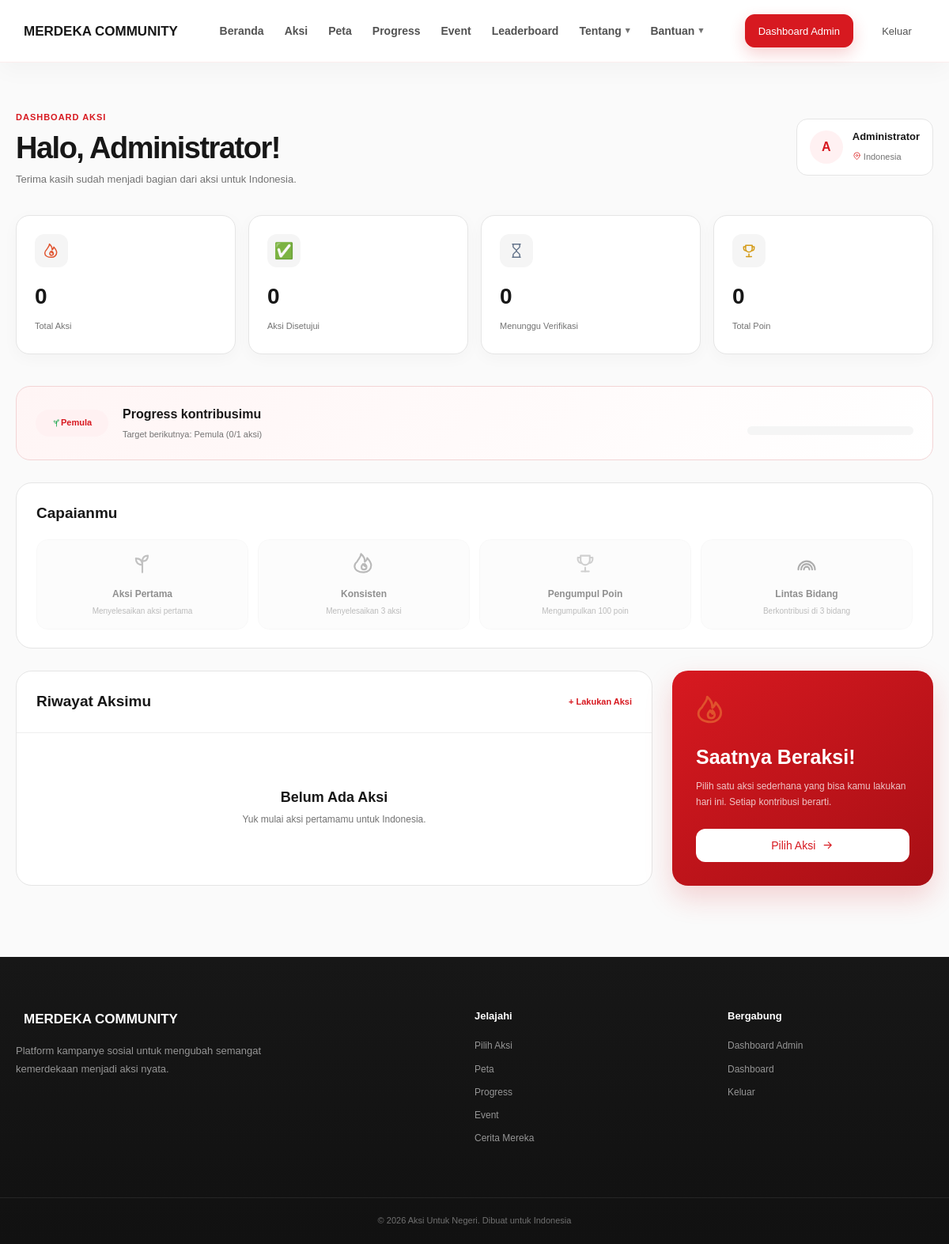
/dashboard.php (signed in), run on the app's committed database.
### tables this page shows
CREATE TABLE `users` (
  `id` int NOT NULL,
  `nama` varchar(100) NOT NULL,
  `email` varchar(100) NOT NULL,
  `password` varchar(255) NOT NULL,
  `role` enum('user','admin') DEFAULT 'user',
  `daerah` varchar(100) DEFAULT NULL,
  `tanggal_daftar` timestamp NULL DEFAULT CURRENT_TIMESTAMP
);

### dashboard.php (the view, shortened to what this page needs)
<?php
require_once "config/database.php";
$userId = (int) $_SESSION['user_id'];
$stmtUser = mysqli_prepare(
    $conn,
    "SELECT id, nama, email, daerah, role
     FROM users
     WHERE id = ?
     LIMIT 1"
);
mysqli_stmt_bind_param(
    $stmtUser,
    "i",
    $userId
);
mysqli_stmt_execute($stmtUser);
$resultUser =
    mysqli_stmt_get_result($stmtUser);
$user =
    mysqli_fetch_assoc($resultUser);
$stmtTotal = mysqli_prepare(
    $conn,
    "SELECT COUNT(*) AS total
     FROM aksi_user
     WHERE user_id = ?"
);
mysqli_stmt_bind_param(
    $stmtTotal,
    "i",
    $userId
);
mysqli_stmt_execute($stmtTotal);
$resultTotal =
    mysqli_stmt_get_result($stmtTotal);
$dataTotal =
    mysqli_fetch_assoc($resultTotal);
$totalAksi =
    (int) $dataTotal['total'];
$stmtApproved = mysqli_prepare(
    $conn,
    "SELECT COUNT(*) AS total
     FROM aksi_user
     WHERE user_id = ?
     AND status = 'disetujui'"
);
mysqli_stmt_bind_param(
    $stmtApproved,
    "i",
    $userId
);
mysqli_stmt_execute($stmtApproved);
$resultApproved =
    mysqli_stmt_get_result($stmtApproved);
$dataApproved =
    mysqli_fetch_assoc($resultApproved);
$totalDisetujui =
    (int) $dataApproved['total'];
$stmtPending = mysqli_prepare(
    $conn,
    "SELECT COUNT(*) AS total
     FROM aksi_user
     WHERE user_id = ?
     AND status = 'pending'"
);
mysqli_stmt_bind_param(
    $stmtPending,
    "i",
    $userId
);
mysqli_stmt_execute($stmtPending);
$resultPending =
    mysqli_stmt_get_result($stmtPending);
$dataPending =
    mysqli_fetch_assoc($resultPending);
$totalPending =
    (int) $dataPending['total'];
$stmtPoin = mysqli_prepare(
    $conn,
    "SELECT COALESCE(SUM(aksi.poin), 0) AS total_poin
     FROM aksi_user
     INNER JOIN aksi
        ON aksi_user.aksi_id = aksi.id
     WHERE aksi_user.user_id = ?
     AND aksi_user.status = 'disetujui'"
);
mysqli_stmt_bind_param(
    $stmtPoin,
    "i",
    $userId
);
mysqli_stmt_execute($stmtPoin);
$resultPoin =
    mysqli_stmt_get_result($stmtPoin);
$dataPoin =
    mysqli_fetch_assoc($resultPoin);
$totalPoin =
    (int) $dataPoin['total_poin'];
$stmtCategories = mysqli_prepare(
    $conn,
    "SELECT COUNT(DISTINCT aksi.kategori_id) AS total
     FROM aksi_user
     INNER JOIN aksi
        ON aksi_user.aksi_id = aksi.id
     WHERE aksi_user.user_id = ?
     AND aksi_user.status = 'disetujui'"
);
mysqli_stmt_bind_param(
    $stmtCategories,
    "i",
    $userId
);
mysqli_stmt_execute($stmtCategories);
$dataCategories =
    mysqli_fetch_assoc(mysqli_stmt_get_result($stmtCategories));
$totalCategories =
    (int) $dataCategories['total'];
$badges = [
    [
        'icon' => '🌱',
        'label' => 'Aksi Pertama',
        'description' => 'Menyelesaikan aksi pertama',
        'unlocked' => $totalDisetujui >= 1,
    ],
    [
        'icon' => '🔥',
        'label' => 'Konsisten',
        'description' => 'Menyelesaikan 3 aksi',
        'unlocked' => $totalDisetujui >= 3,
    ],
    [
        'icon' => '🏆',
        'label' => 'Pengumpul Poin',
        'description' => 'Mengumpulkan 100 poin',
        'unlocked' => $totalPoin >= 100,
    ],
    [
        'icon' => '🌈',
        'label' => 'Lintas Bidang',
        'description' => 'Berkontribusi di 3 bidang',
        'unlocked' => $totalCategories >= 3,
    ],
];
$milestones = [
    ['target' => 1, 'label' => 'Pemula', 'icon' => '🌱'],
    ['target' => 3, 'label' => 'Relawan', 'icon' => '🔥'],
    ['target' => 5, 'label' => 'Aktivis', 'icon' => '🏅'],
    ['target' => 10, 'label' => 'Pejuang', 'icon' => '👑'],
];
$currentLevel = $milestones[0];
$nextMilestone = $milestones[0];
foreach ($milestones as $index => $milestone) {
    if ($totalDisetujui >= $milestone['target']) {
        $currentLevel = $milestone;
        $nextMilestone = $milestones[$index + 1] ?? null;
    } else {
        $nextMilestone = $milestone;
        break;
    }
}
$levelLabel = $currentLevel['label'];
$levelIcon = $currentLevel['icon'];
if ($nextMilestone !== null && $totalDisetujui < $nextMilestone['target']) {
    $nextGoalText = 'Target berikutnya: ' . $nextMilestone['label'] . ' (' . $totalDisetujui . '/' . $nextMilestone['target'] . ' aksi)';
} else {
    $nextGoalText = 'Kamu sudah mencapai level tertinggi!';
}
$stmtHistory = mysqli_prepare(
    $conn,
    "SELECT
        aksi_user.id,
        aksi_user.daerah,
        aksi_user.tanggal_aksi,
        aksi_user.status,
        aksi.nama_aksi,
        aksi.poin,
        kategori.nama_kategori,
        kategori.icon
     FROM aksi_user
     INNER JOIN aksi
        ON aksi_user.aksi_id = aksi.id
     INNER JOIN kategori
        ON aksi.kategori_id = kategori.id
     WHERE aksi_user.user_id = ?
     ORDER BY aksi_user.id DESC
     LIMIT 8"
);
mysqli_stmt_bind_param(
    $stmtHistory,
    "i",
    $userId
);
mysqli_stmt_execute($stmtHistory);
$resultHistory =
    mysqli_stmt_get_result($stmtHistory);
?>
<!DOCTYPE html>
<html lang="id">
<head>
    <link
        rel="stylesheet"
        href="assets/css/style.css"
    >
    <link rel="stylesheet" href="assets/css/pages.css">
</head>
<body class="dashboard-page">
<?php
require __DIR__ . '/includes/navbar.php';
?>
<main class="dashboard-main">
    <div class="container">
        <div class="dashboard-header">
            <div class="dashboard-welcome">
                <small>
                     DASHBOARD AKSI
                </small>
                <h1>
                    Halo, <?= htmlspecialchars($user['nama']) ?>!
                </h1>
                <p>
                    Terima kasih sudah menjadi bagian
                    dari aksi untuk Indonesia.
                </p>
            </div>
            <div class="dashboard-profile">
                <div class="profile-avatar">
                    <?= strtoupper(
                        substr($user['nama'], 0, 1)
                    ) ?>
                </div>
                <div class="profile-info">
                    <strong>
                        <?= htmlspecialchars($user['nama']) ?>
                    </strong>
                    <span>
                        📍 <?= htmlspecialchars(
                            $user['daerah'] ?: 'Indonesia'
                        ) ?>
                    </span>
                </div>
            </div>
        </div>
        <div class="dashboard-stats">
            <div class="dashboard-stat">
                <div class="dashboard-stat-icon">
                </div>
                <strong>
                    <?= $totalAksi ?>
                </strong>
                <span>
                    Total Aksi
                </span>
            </div>
            <div class="dashboard-stat">
                <div class="dashboard-stat-icon">
                    ✅
                </div>
                <strong>
                    <?= $totalDisetujui ?>
                </strong>
                <span>
                    Aksi Disetujui
                </span>
            </div>
            <div class="dashboard-stat">
                <div class="dashboard-stat-icon">
                </div>
                <strong>
                    <?= $totalPending ?>
                </strong>
                <span>
                    Menunggu Verifikasi
                </span>
            </div>
            <div class="dashboard-stat">
                <div class="dashboard-stat-icon">
                </div>
                <strong>
                    <?= $totalPoin ?>
                </strong>
                <span>
                    Total Poin
                </span>
            </div>
        </div>
        <div class="dashboard-progress">
            <div class="progress-badge">
                <?= $levelIcon ?> <?= $levelLabel ?>
            </div>
            <div class="progress-copy">
                <strong>
                    Progress kontribusimu
                </strong>
                <small>
                    <?= htmlspecialchars($nextGoalText) ?>
                </small>
            </div>
            <div class="progress-bar" aria-label="Progress pencapaian pengguna">
            </div>
        </div>
        <section class="badge-panel">
            <h2>Capaianmu</h2>
            <div class="badge-grid">
                <?php foreach ($badges as $badge): ?>
                    <div class="badge-item <?= $badge['unlocked'] ? '' : 'locked' ?>">
                        <div class="badge-icon">
                        </div>
                        <strong>
                            <?= htmlspecialchars($badge['label']) ?>
                        </strong>
                        <small>
                            <?= htmlspecialchars($badge['description']) ?>
                        </small>
                    </div>
                <?php endforeach; ?>
            </div>
        </section>
        <div class="dashboard-content">
            <div class="dashboard-panel">
                <div class="panel-header">
                    <h2>
                        Riwayat Aksimu
                    </h2>
                    <a href="pages/aksi.php">
                        + Lakukan Aksi
                    </a>
                </div>
                <?php if (
                    mysqli_num_rows($resultHistory) > 0
                ): ?>
                    <?php while (
                        $history =
                            mysqli_fetch_assoc(
                                $resultHistory
                            )
                    ): ?>
                        <div class="history-item">
                            <div class="history-icon">
                                <?= htmlspecialchars(
                                    $history['icon']
                                ) ?>
                            </div>
                            <div class="history-info">
                                <strong>
                                    <?= htmlspecialchars(
                                        $history['nama_aksi']
                                    ) ?>
                                </strong>
                                <span>
                                    📍 <?= htmlspecialchars(
                                        $history['daerah']
                                    ) ?>
                                    ·
                                    <?= date(
                                        'd M Y',
                                        strtotime(
                                            $history[
                                                'tanggal_aksi'
                                            ]
                                        )
                                    ) ?>
                                </span>
                            </div>
                            <span
                                class="status
                                <?= htmlspecialchars(
                                    $history['status']
                                ) ?>"
                            >
                                <?= ucfirst(
                                    $history['status']
                                ) ?>
                            </span>
                        </div>
                    <?php endwhile; ?>
                <?php else: ?>
                    <div class="empty-history">
                        <h3>
                            Belum Ada Aksi
                        </h3>
                        <p>
                            Yuk mulai aksi pertamamu
                            untuk Indonesia.
                        </p>
                    </div>
                <?php endif; ?>
            </div>
            <div class="action-panel">
                <div class="action-icon">
                </div>
                <h2>
                    Saatnya Beraksi!
                </h2>
                <p>
                    Pilih satu aksi sederhana yang
                    bisa kamu lakukan hari ini.
                    Setiap kontribusi berarti.
                </p>
                <a
                    href="pages/aksi.php"
                    class="btn btn-white"
                >
                    Pilih Aksi →
                </a>
            </div>
        </div>
    </div>
</main>
<?php
require __DIR__ . '/includes/footer.php';
?>

### assets/css/style.css (style rules this page uses)
* { margin: 0; padding: 0; box-sizing: border-box; }
html { scroll-behavior: smooth; }
body { font-family: var(--font-body); background: radial-gradient( circle at top, rgba(215, 25, 32, 0.06), transparent 24% ), linear-gradient(180deg, #f9f9f9 0%, #f5f5f5 100%); color: #171717; line-height: 1.6; }
a { text-decoration: none; color: inherit; }
:root { --font-body: Arial, Helvetica, sans-serif; --red: #d71920; --red-dark: #b51218; --red-light: #fff1f2; --white: #ffffff; --black: #171717; --gray-900: #262626; --gray-700: #525252; --gray-500: #737373; --gray-300: #d4d4d4; --gray-200: #e5e5e5; --gray-100: #f5f5f5; --green: #16a34a; --yellow: #eab308; --blue: #2563eb; --purple: #9333ea; --shadow-sm: 0 4px 15px rgba(0, 0, 0, 0.05); --shadow-md: 0 10px 30px rgba(0, 0, 0, 0.08); --shadow-lg: 0 20px 50px rgba(0, 0, 0, 0.12); --radius-sm: 10px; --radius-md: 18px; --radius-lg: 28px; --container: 1180px; }
.container { width: min( var(--container), calc(100% - 40px) ); margin: 0 auto; }
.btn { display: inline-flex; align-items: center; justify-content: center; gap: 8px; min-height: 42px; padding: 10px 18px; border: 1px solid transparent; border-radius: 12px; font-size: 14px; font-family: var(--font-body); font-weight: 400; letter-spacing: normal; line-height: 1; button, transition: transform 0.25s ease, box-shadow 0.25s ease, font-family: var(--font-body); letter-spacing: normal; }
.btn-white { background: var(--white); color: var(--red); }
.progress-bar { width: 100%; height: 14px; overflow: hidden; margin-top: 20px; border-radius: 999px; background: var(--gray-200); }
.btn, button, .aksi-button, .social-btn, .verify-btn, .auth-button { font-family: var(--font-body); font-weight: 400 !important; letter-spacing: normal; }

### data on the page
users: nama "Administrator", nama "A", daerah "Indonesia"

### other printed values
$totalAksi "0"
$totalDisetujui "0"
$totalPending "0"
$totalPoin "0"
$levelLabel "Pemula"
$nextGoalText "Target berikutnya: Pemula (0/1 aksi)"
$badge['label'] "Aksi Pertama"
$badge['description'] "Menyelesaikan aksi pertama"
$badge['label'] "Konsisten"
$badge['description'] "Menyelesaikan 3 aksi"
$badge['label'] "Pengumpul Poin"
$badge['description'] "Mengumpulkan 100 poin"
$badge['label'] "Lintas Bidang"
$badge['description'] "Berkontribusi di 3 bidang"
